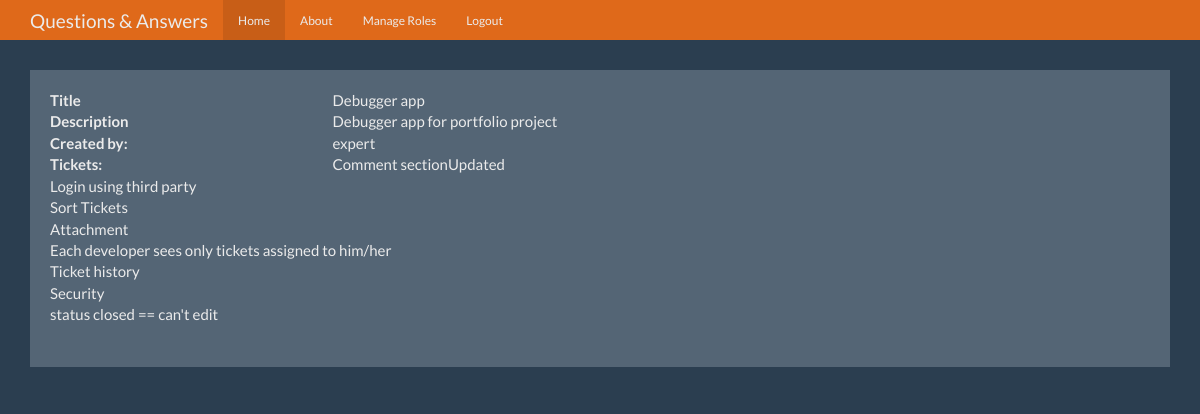
The app's page /project/1 (signed in) with its own data.
### debugger/models.py (models this page shows, shortened)
class Projects(db.Model):
    id = db.Column(db.Integer, primary_key=True)
    title = db.Column(db.String(100), nullable = False)
    description = db.Column(db.Text, nullable = False)
    created_by_id = db.Column(db.Integer, nullable = False)
    expert_id = db.Column(db.Integer, db.ForeignKey('users.id'))
    tickets = db.relationship('Tickets',backref='ticketso',lazy=True)

class Tickets(db.Model):
    id = db.Column(db.Integer,primary_key=True)
    title = db.Column(db.String(100),nullable=False)
    ticket_text = db.Column(db.Text,nullable=False)
    date_posted = db.Column(db.DateTime,nullable=False,default=datetime.utcnow)
    status = db.Column(db.String(30), nullable=False)
    priority = db.Column(db.String(30), nullable=False)
    created_by_id = db.Column(db.Integer, nullable=False)
    expert_id = db.Column(db.Integer, db.ForeignKey('users.id'),nullable=False)
    project_id = db.Column(db.Integer, db.ForeignKey('projects.id'),nullable=False)
    comment = db.relationship('Comment', backref='title', lazy='dynamic')
    attach = db.relationship('Attachment', backref='ticket', lazy='dynamic')

### debugger/projects/routes.py (the view)
@projects.route('/project/<project_id>')
@login_required
def project(project_id):
    project = Projects.query.get_or_404(project_id)
    return render_template('project.html', title=project.title, project=project)

### debugger/models.py (called while the page is built)
@login_manager.user_loader
def load_user(user_id):
    return Users.query.get(int(user_id))

### debugger/templates/project.html (shortened to what this page needs)
{% extends "base.html" %}
{% from "show_links.html" import show_links %}
{% block nav%}
          {{ show_links(current_user) }}
{% endblock %}
{% block body %}
<div class="well bs-component">
<dl class="row">
  <dt class="col-sm-3">Title</dt>
  <dd class="col-sm-9">{{ project.title }}</dd>
  <dt class="col-sm-3">Description</dt>
  <dd class="col-sm-9">{{ project.description }}</dd>
  <dt class="col-sm-3">Created by:</dt>
  <dd class="col-sm-9">{{ project.created_by_id }}</dd>
  <dt class="col-sm-3 text-truncate">Tickets:</dt>
    {% for ticket in project.tickets %}
  <dd class="col-sm-9">{{ ticket.title }}</dd>
    {% endfor %}
</dl>
    </div>
{% endblock %}

### debugger/static/theme.css (style rules this page uses)
body { padding-top: 70px; padding-bottom: 30px; }

### records on screen
Projects: title "Debugger app", description "Debugger app for portfolio project", created_by_id "expert"
Tickets: title "Comment sectionUpdated"
Tickets: title "Login using third party"
Tickets: title "Sort Tickets"
Tickets: title "Attachment"
Tickets: title "Each developer sees only tickets assigned to him/her"
Tickets: title "Ticket history"
Tickets: title "Security"
Tickets: title "status closed == can't edit"
